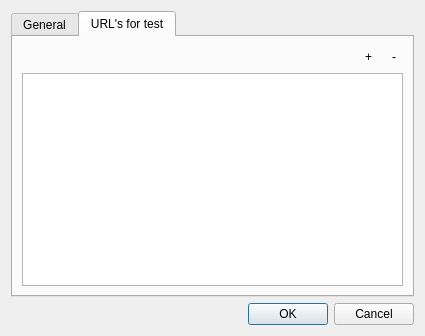
<?xml version="1.0" encoding="UTF-8"?>
<ui version="4.0">
 <class>OptionsDialog</class>
 <widget class="QDialog" name="OptionsDialog">
  <property name="geometry">
   <rect>
    <x>0</x>
    <y>0</y>
    <width>425</width>
    <height>336</height>
   </rect>
  </property>
  <property name="windowTitle">
   <string>MG Prosy test options</string>
  </property>
  <layout class="QVBoxLayout" name="verticalLayout">
   <item>
    <widget class="QTabWidget" name="tabWidget">
     <property name="currentIndex">
      <number>1</number>
     </property>
     <widget class="QWidget" name="tabGeneral">
      <attribute name="title">
       <string>General</string>
      </attribute>
     </widget>
     <widget class="QWidget" name="tabHosts">
      <attribute name="title">
       <string>URL's for test</string>
      </attribute>
      <layout class="QVBoxLayout" name="verticalLayout_2">
       <item>
        <widget class="QFrame" name="frame">
         <layout class="QHBoxLayout" name="horizontalLayout">
          <property name="leftMargin">
           <number>0</number>
          </property>
          <property name="topMargin">
           <number>0</number>
          </property>
          <property name="rightMargin">
           <number>0</number>
          </property>
          <property name="bottomMargin">
           <number>0</number>
          </property>
          <item>
           <spacer name="horizontalSpacer">
            <property name="orientation">
             <enum>Qt::Horizontal</enum>
            </property>
            <property name="sizeHint" stdset="0">
             <size>
              <width>40</width>
              <height>20</height>
             </size>
            </property>
           </spacer>
          </item>
          <item>
           <widget class="QToolButton" name="btnHostAdd">
            <property name="text">
             <string>+</string>
            </property>
            <property name="autoRaise">
             <bool>true</bool>
            </property>
           </widget>
          </item>
          <item>
           <widget class="QToolButton" name="btnHostRemove">
            <property name="text">
             <string>-</string>
            </property>
            <property name="autoRaise">
             <bool>true</bool>
            </property>
           </widget>
          </item>
         </layout>
        </widget>
       </item>
       <item>
        <widget class="QTreeWidget" name="treeHosts">
         <property name="editTriggers">
          <set>QAbstractItemView::DoubleClicked|QAbstractItemView::EditKeyPressed|QAbstractItemView::SelectedClicked</set>
         </property>
         <property name="showDropIndicator" stdset="0">
          <bool>false</bool>
         </property>
         <property name="rootIsDecorated">
          <bool>false</bool>
         </property>
         <property name="uniformRowHeights">
          <bool>true</bool>
         </property>
         <property name="itemsExpandable">
          <bool>false</bool>
         </property>
         <property name="allColumnsShowFocus">
          <bool>true</bool>
         </property>
         <property name="headerHidden">
          <bool>true</bool>
         </property>
         <property name="expandsOnDoubleClick">
          <bool>false</bool>
         </property>
         <column>
          <property name="text">
           <string notr="true">1</string>
          </property>
         </column>
        </widget>
       </item>
      </layout>
     </widget>
    </widget>
   </item>
   <item>
    <widget class="QDialogButtonBox" name="buttonBox">
     <property name="orientation">
      <enum>Qt::Horizontal</enum>
     </property>
     <property name="standardButtons">
      <set>QDialogButtonBox::Cancel|QDialogButtonBox::Ok</set>
     </property>
    </widget>
   </item>
  </layout>
 </widget>
 <resources/>
 <connections>
  <connection>
   <sender>buttonBox</sender>
   <signal>accepted()</signal>
   <receiver>OptionsDialog</receiver>
   <slot>accept()</slot>
   <hints>
    <hint type="sourcelabel">
     <x>248</x>
     <y>254</y>
    </hint>
    <hint type="destinationlabel">
     <x>157</x>
     <y>274</y>
    </hint>
   </hints>
  </connection>
  <connection>
   <sender>buttonBox</sender>
   <signal>rejected()</signal>
   <receiver>OptionsDialog</receiver>
   <slot>reject()</slot>
   <hints>
    <hint type="sourcelabel">
     <x>316</x>
     <y>260</y>
    </hint>
    <hint type="destinationlabel">
     <x>286</x>
     <y>274</y>
    </hint>
   </hints>
  </connection>
 </connections>
</ui>
